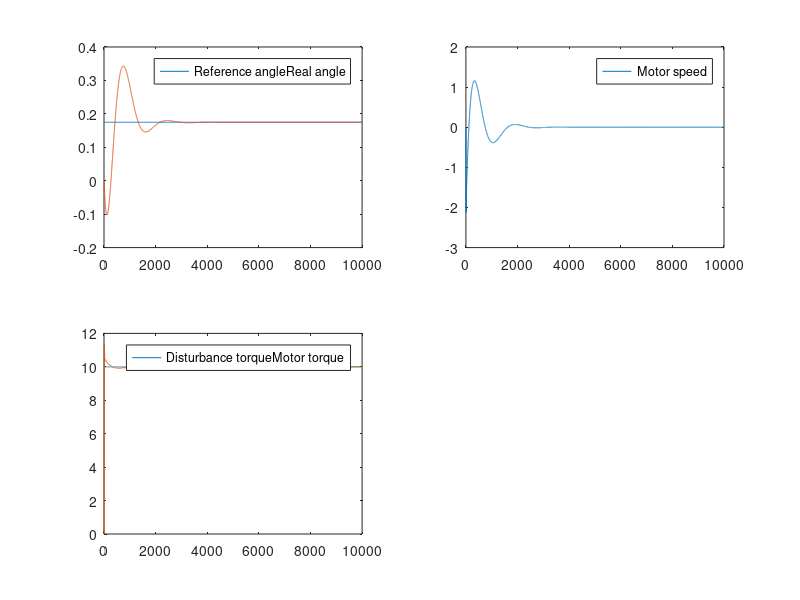

Write MATLAB code to recreate this figure.
% Parameters
J = 0.022;
Ts = 1e-3;
Teq_i = sqrt(2)*2*Ts;
Kn1 = J/2/Teq_i;
Tn1 = 20*Teq_i;
Kn2 = J/2/Teq_i;
Tn2 = 20*Teq_i;

% Matrix
A=zeros(5);
A(1,2)=1;
A(2,3)=1/J;
A(3,1)=-Kn1*Kn2/Teq_i;
A(3,2)=-Kn1/Teq_i;
A(3,3)=-1/Teq_i;
A(3,4)=1/(Tn1*Teq_i);
A(3,5)=Kn1/(Tn2*Teq_i);
A(4,1)=-Kn2;
A(4,2)=-1;
A(4,5)=1/Tn2;
A(5,1) = -1;
A

B=zeros(5,2);
B(2,2)=-1/J;
B(3,1)=Kn1*Kn2/Teq_i;
B(4,1)=Kn2;
B(5,1)=1;
B

%Simulation
N=10000;
u=zeros(2,N);
u(1,:)= pi/18 * ones(1,N);
u(2,:)=10*ones(1,N);

x=zeros(5,N+1);
x_dot=zeros(5,N);
dt=0.001;

for n =1:N
  x_dot=A*x(:,n)+B*u(:,n);
  x(:,n+1)=x_dot*dt+x(:,n);
end

figure(1)
subplot(221)
plot(1:N,u(1,:))
hold on
plot(1:N,x(1,1:end-1))
legend(["Reference angle", "Real angle"])
subplot(222)
plot(1:N,x(2,1:end-1))
legend('Motor speed')
subplot(223)
plot(1:N,u(2,:))
hold on
plot(1:N,x(3,1:end-1))
legend(["Disturbance torque", "Motor torque"])